Frame 1 (no input): blank canvas, image omitted
Frame 60 (no input): blank canvas, image omitted
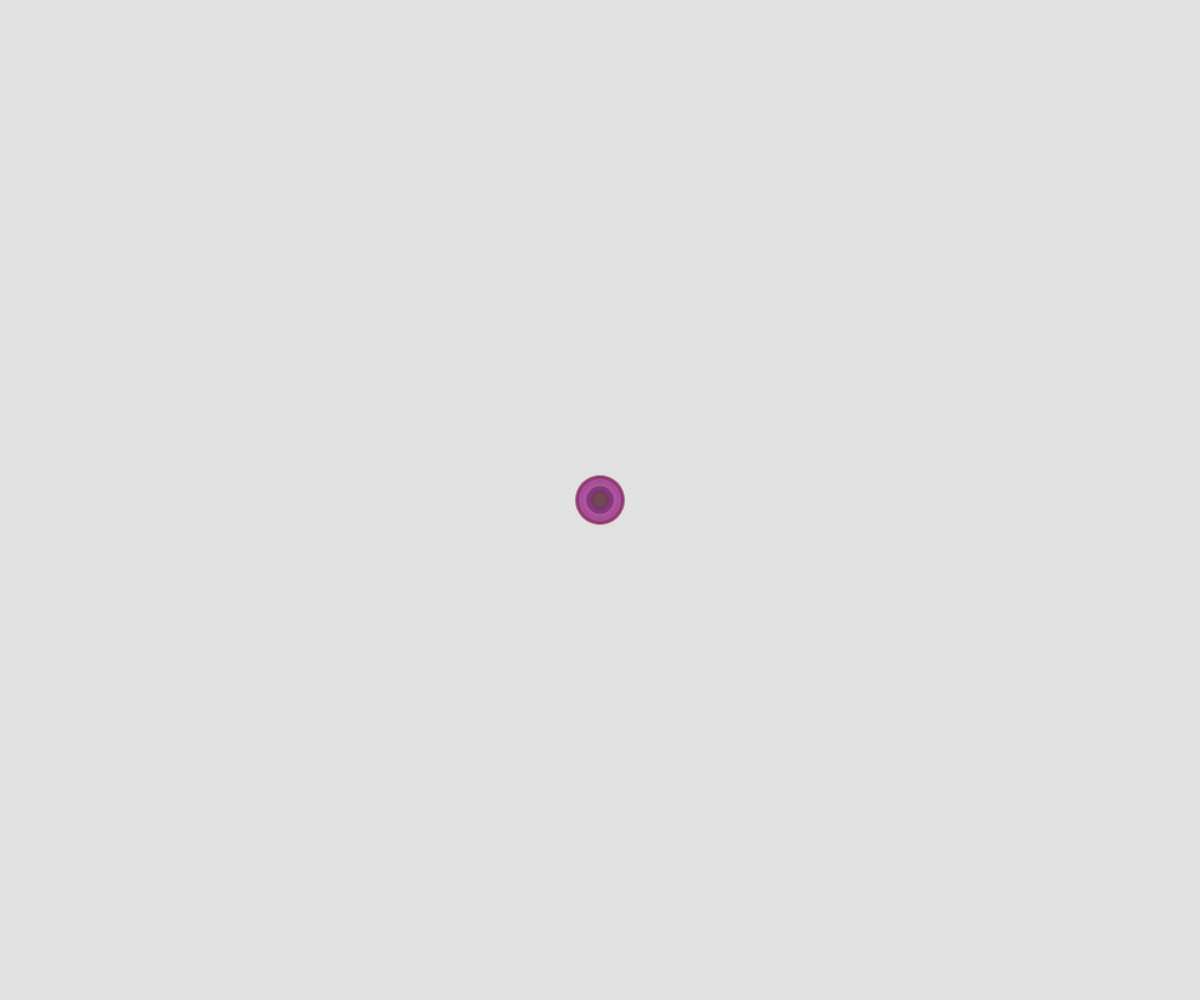
Frame 120 (the mouse pressed at the canvas centre since frame 60)

The p5.js sketch whose frames 1 and 60 were blank and that drew this single picture after the mouse press (run headless with seeded random() and noise() and a simulated clock; from frame 60 on, the mouse is pressed at the canvas centre):

// p5.js sketch
// ── sketch.js
let circles = [];

function setup() {
  createCanvas(windowWidth, windowHeight);
  rectMode(CENTER);
  
  print("Introduction to Programming 1, Final, Josh Lin, 05/03/23");
}

function draw() {
  background(225);

  //circles
  for (let i = 0; i < circles.length; i++) {
    let circle = circles[i];
    fill(circle.color);
    noStroke();
    ellipse(circle.x, circle.y, circle.size, circle.size);
  }

  //add when the mouse is pressed
  if (mouseIsPressed) {
    let circle = {
      x: mouseX,
      y: mouseY,
      size: random(10, 50),
      color: color(random(255), random(255), random(255), 100)
    };
    circles.push(circle);
  }

  //remove circles when the 'c' key is pressed
  if (keyIsPressed && key === 'c') {
    circles.splice(0, 1);
  }
}
